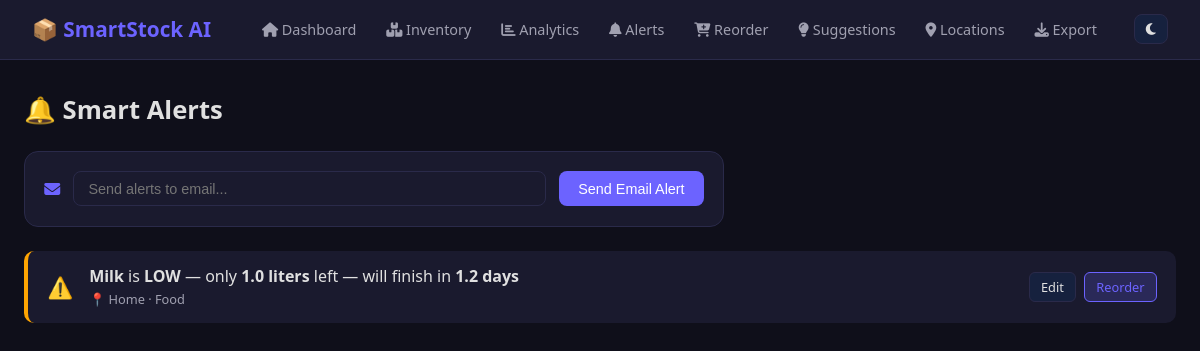
Screenshot of /alerts with the database file from the repository.
### tables this page shows
CREATE TABLE items (
                id INTEGER PRIMARY KEY AUTOINCREMENT,
                name TEXT NOT NULL,
                category TEXT DEFAULT 'General',
                quantity REAL DEFAULT 0,
                unit TEXT DEFAULT 'units',
                min_stock REAL DEFAULT 5,
                barcode TEXT,
                expiry_date TEXT,
                location TEXT DEFAULT 'Home',
                image_url TEXT,
                created_at TEXT DEFAULT CURRENT_TIMESTAMP
            );

### app.py (the view)
@app.route('/alerts')
def alerts():
    return render_template('alerts.html', alerts=get_smart_alerts())

### app.py (called while the page is built)
def get_db():
    conn = sqlite3.connect(DB)
    conn.row_factory = sqlite3.Row
    return conn

def predict_days_left(item_id, current_qty):
    with get_db() as db:
        logs = db.execute(
            "SELECT quantity_used, logged_at FROM usage_log WHERE item_id=? ORDER BY logged_at DESC LIMIT 30",
            (item_id,)
        ).fetchall()
    if not logs:
        return None
    total_used = sum(r['quantity_used'] for r in logs)
    if len(logs) > 1:
        first = datetime.strptime(logs[-1]['logged_at'], '%Y-%m-%d %H:%M:%S')
        last  = datetime.strptime(logs[0]['logged_at'],  '%Y-%m-%d %H:%M:%S')
        days_span = max((last - first).days, 1)
    else:
        days_span = 1
    avg_per_day = total_used / days_span
    if avg_per_day <= 0:
        return None
    return round(current_qty / avg_per_day, 1)

### templates/alerts.html
{% extends "base.html" %}
{% block content %}
<div class="page-header">
    <h1>🔔 Smart Alerts</h1>
</div>
<div class="form-card" style="margin-bottom:1.5rem;padding:1.2rem">
    <form method="POST" action="/send-email-alert" style="display:flex;gap:0.8rem;align-items:center;flex-wrap:wrap">
        <i class="fas fa-envelope" style="color:var(--primary)"></i>
        <input type="email" name="email" class="input" placeholder="Send alerts to email..." style="flex:1;min-width:200px" required>
        <button type="submit" class="btn-primary">Send Email Alert</button>
    </form>
</div>
{% if alerts %}
<div class="alerts-list">
    {% for a in alerts %}
    <div class="alert-card {{ a.type }}">
        <span class="alert-icon">{{ a.icon }}</span>
        <div class="alert-body">
            <p>{{ a.msg|safe }}</p>
            <small>📍 {{ a.item.location }} · {{ a.item.category }}</small>
        </div>
        <div class="alert-actions">
            <a href="/item/edit/{{ a.item.id }}" class="btn-sm">Edit</a>
            <a href="/reorder" class="btn-sm reorder">Reorder</a>
        </div>
    </div>
    {% endfor %}
</div>
{% else %}
<div class="empty-state">
    <i class="fas fa-check-circle"></i>
    <p>All good! No alerts right now.</p>
</div>
{% endif %}
{% endblock %}

### static/css/style.css (style rules this page uses)
:root { --bg: #0f0f1a; --surface: #1a1a2e; --surface2: #16213e; --text: #e0e0e0; --text2: #a0a0b0; --border: #2a2a4a; --primary: #6c63ff; --primary-dark: #5a52d5; --red: #ff4757; --orange: #ffa502; --green: #2ed573; --blue: #1e90ff; --purple: #a55eea; }
* { margin: 0; padding: 0; box-sizing: border-box; }
body { background: var(--bg); color: var(--text); font-family: 'Segoe UI', sans-serif; min-height: 100vh; }
.page-header { display: flex; align-items: center; justify-content: space-between; margin-bottom: 1.5rem; }
.page-header h1 { font-size: 1.6rem; }
.alerts-list { display: flex; flex-direction: column; gap: 0.6rem; margin-bottom: 1rem; }
.alert-card { display: flex; align-items: center; gap: 1rem; padding: 0.9rem 1.2rem; border-radius: 10px; border-left: 4px solid; background: var(--surface); }
.alert-card.low { border-color: var(--orange); }
.alert-icon { font-size: 1.3rem; }
.alert-body { flex: 1; }
.alert-body small { color: var(--text2); font-size: 0.8rem; }
.alert-actions { display: flex; gap: 0.5rem; }
.btn-primary { background: var(--primary); color: #fff; border: none; padding: 0.6rem 1.2rem; border-radius: 8px; cursor: pointer; text-decoration: none; font-size: 0.9rem; transition: background 0.2s; display: inline-flex; align-items: center; gap: 0.4rem; }
.btn-sm { background: var(--surface2); color: var(--text); border: 1px solid var(--border); padding: 0.3rem 0.7rem; border-radius: 6px; cursor: pointer; text-decoration: none; font-size: 0.8rem; }
.btn-sm.reorder { background: rgba(108,99,255,0.2); border-color: var(--primary); color: var(--primary); }
.input { background: var(--surface); border: 1px solid var(--border); color: var(--text); padding: 0.55rem 0.9rem; border-radius: 8px; font-size: 0.9rem; outline: none; }
.form-card { background: var(--surface); border-radius: 14px; border: 1px solid var(--border); padding: 2rem; max-width: 700px; }

### rows the page displays
items: icon "⚠️", msg "Milk is LOW — only 1.0 liters left — will finish in 1.2 days", item.location "Home", item.category "Food"
